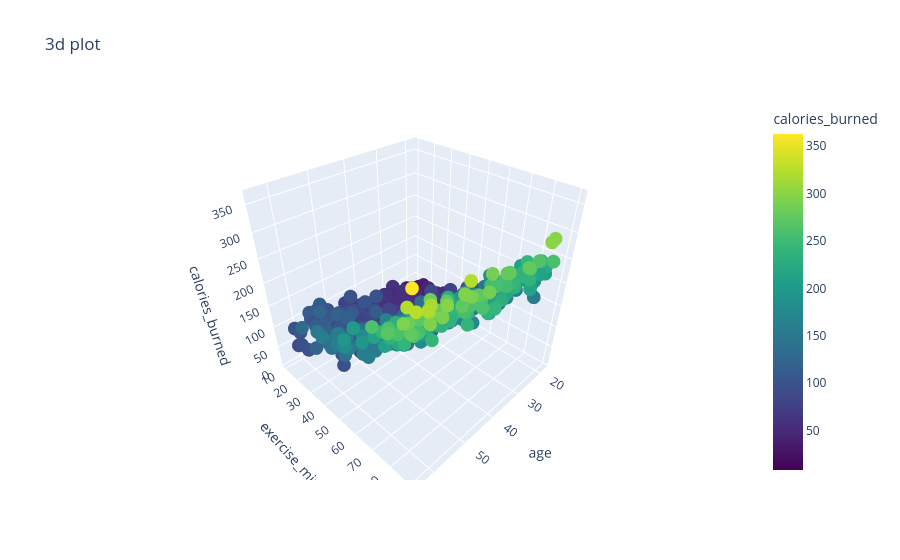

Notebook source saved alongside this figure:
### Code cell
# scatter plot of True data
# x = age
# y = exercise_min
# z = calories burned

fig = px.scatter_3d(df, x = df['age'], 
                       y = df['exercise_min'], 
                       z = df['calories_burned'],
                       color = df['calories_burned'],
                       color_continuous_scale='viridis',
                       title = '3d plot')
fig

### Figure 1 — Plotly figure (JSON) as saved in the notebook; plotly's stock layout.template omitted (floating-point values rounded to 4 significant figures; data arrays with more than 128 entries replaced by an {"elided": "..."} marker saying what was removed)
{"data": [{"hovertemplate": "age=%{x}<br>exercise_min=%{y}<br>calories_burned=%{marker.color}<extra></extra>", "legendgroup": "", "marker": {"color": {"elided": "500 float values"}, "coloraxis": "coloraxis", "symbol": "circle"}, "mode": "markers", "name": "", "scene": "scene", "showlegend": false, "type": "scatter3d", "x": {"elided": "500 int values"}, "y": {"elided": "500 float values"}, "z": {"elided": "500 float values"}}], "layout": {"coloraxis": {"colorbar": {"title": {"text": "calories_burned"}}, "colorscale": [[0, "#440154"], [0.1111, "#482878"], [0.2222, "#3e4989"], [0.3333, "#31688e"], [0.4444, "#26828e"], [0.5556, "#1f9e89"], [0.6667, "#35b779"], [0.7778, "#6ece58"], [0.8889, "#b5de2b"], [1, "#fde725"]]}, "legend": {"tracegroupgap": 0}, "scene": {"domain": {"x": [0, 1], "y": [0, 1]}, "xaxis": {"title": {"text": "age"}}, "yaxis": {"title": {"text": "exercise_min"}}, "zaxis": {"title": {"text": "calories_burned"}}}, "title": {"text": "3d plot"}}}
